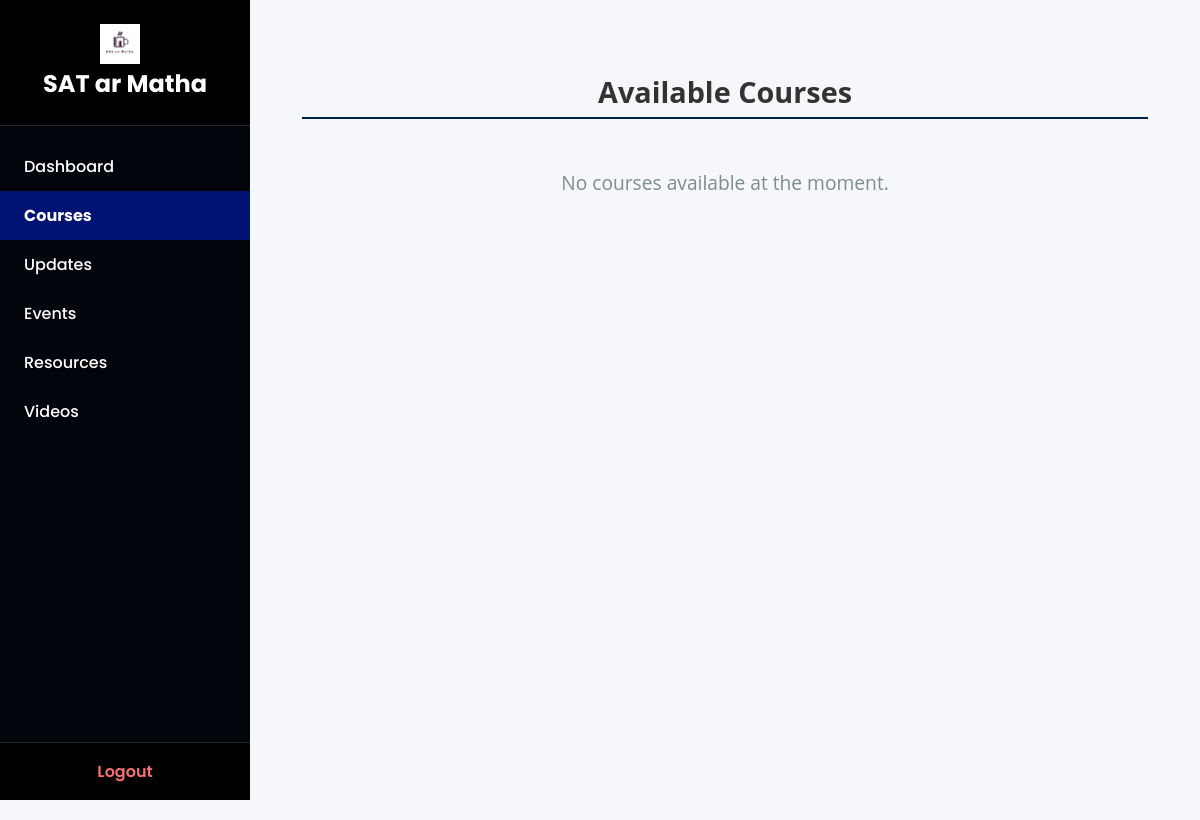
The app's page /courses, older data.
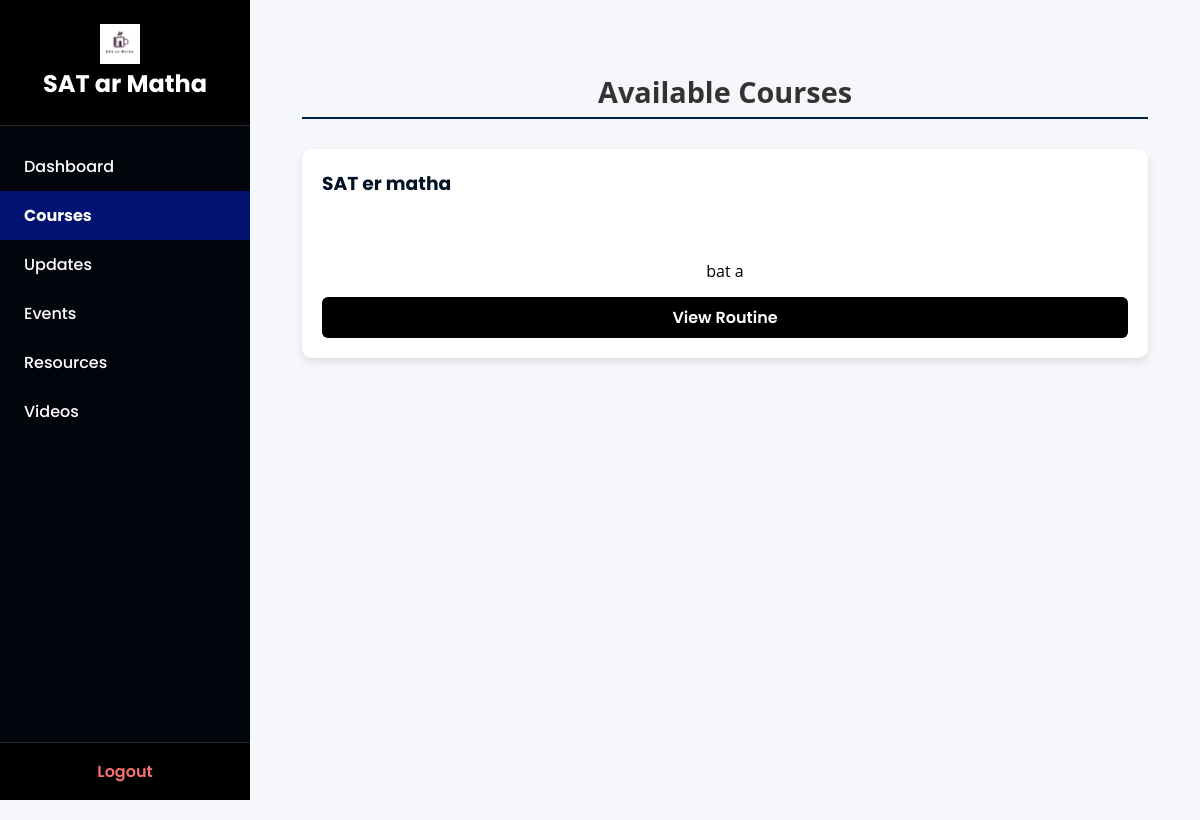
The same page, newer data.
### tables this page shows
CREATE TABLE courses (
        id INTEGER PRIMARY KEY AUTOINCREMENT,
        name TEXT NOT NULL,
        code TEXT NOT NULL,
        syllabus_pdf TEXT
    );

### app.py (the view)
@app.route('/courses')
def course_list():
    conn = get_db_connection()
    courses = conn.execute('SELECT * FROM courses').fetchall()
    conn.close()
    return render_template('course_list.html', courses=courses)

### app.py (called while the page is built)
def get_db_connection():
    conn = sqlite3.connect('database.db')
    conn.row_factory = sqlite3.Row
    return conn

@app.context_processor
def inject_user_role():
    return dict(role=session.get('role'))

@app.context_processor
def inject_user_role():
    return dict(role=session.get('role'))

### templates/course_list.html
{% extends "dashboard_base.html" %}
{% block content %}
<div class="container">
  <h2 class="section-title">Available Courses</h2>
  {% if courses %}
    <div class="courses-grid">
      {% for course in courses %}
        <div class="course-card">
          <h3>{{ course.code }}</h3>
          <p class="title" align="left">{{ course.name }}</p>
          {% if course.syllabus_pdf %}
            <a href="{{ url_for('static', filename='uploads/' ~ course.syllabus_pdf) }}" target="_blank" class="btn btn-secondary">View Routine</a>
          {% else %}
            <p class="no-syllabus"><em>No syllabus uploaded</em></p>
          {% endif %}
        </div>
      {% endfor %}
    </div>
  {% else %}
    <p>No courses available at the moment.</p>
  {% endif %}
</div>
{% endblock %}

### templates/dashboard_base.html (shortened to what this page needs)
<!DOCTYPE html>
<html lang="en">
<head>
  <link rel="stylesheet" href="{{ url_for('static', filename='css/style.css') }}" />
</head>
<body class="dashboard-body">
 <aside class="sidebar" id="sidebar">
  <div class="sidebar-header">
      <img src="{{ url_for('static', filename='logo.png') }}" alt="Logo" style="width: 40px; height: 40px; vertical-align: middle; margin-right: 10px;"><br>
      <span style="vertical-align: middle;">SAT ar Matha</span>
    </div>
  <nav class="sidebar-content">
    <a href="/dashboard" class="{% if request.path == '/dashboard' %}active{% endif %}">Dashboard</a>
    <a href="/courses" class="{% if request.path.startswith('/courses') %}active{% endif %}">Courses</a>
    <a href="/updates" class="{% if request.path.startswith('/updates') %}active{% endif %}">Updates</a>
    <a href="/events" class="{% if request.path.startswith('/events') %}active{% endif %}">Events</a>
    <a href="/resources" class="{% if request.path.startswith('/resources') %}active{% endif %}">Resources</a>
    <a href="/videos" class="{% if request.path.startswith('/videos') %}active{% endif %}">Videos</a>
  </nav>
  <div class="sidebar-footer">
    <a href="/logout">Logout</a>
  </div>
</aside>
  <main class="main-content">
    {% block content %}{% endblock %}
  </main>
</body>
</html>

### static/css/style.css (style rules this page uses)
body { font-family: 'Poppins', sans-serif; margin: 0; background-color: #f4f7fa; color: #333; }
.container { padding: 20px; }
.section-title { margin-bottom: 20px; font-size: 24px; font-weight: 600; }
.btn { background-color: #000015; color: white; padding: 10px 18px; border: none; border-radius: 6px; cursor: pointer; font-weight: 600; }
.courses-grid { display: grid; grid-template-columns: repeat(auto-fit, minmax(260px, 1fr)); gap: 20px; margin-top: 20px; }
.course-card { background: white; border-radius: 10px; padding: 20px; box-shadow: 0 4px 8px rgba(0, 0, 0, 0.1); display: flex; flex-direction: column; transition: box-shadow 0.3s ease; }
.course-card h3 { margin-bottom: 12px; color: #001224; font-weight: 700; }
.course-card p { flex-grow: 1; color: #000000; margin-bottom: 15px; font-size: 1rem; }
.btn-secondary { background-color: #000000; color: white; text-align: center; padding: 8px 14px; border: none; border-radius: 6px; font-weight: 600; cursor: pointer; text-decoration: none; display: inline-block; }
.section-title { font-size: 1.8rem; color: #333; border-bottom: 2px solid #002243; padding-bottom: 6px; margin-bottom: 30px; }
.main-content { margin-left: 260px; padding: 30px; background-color: #fff; flex-grow: 1; min-height: 100vh; box-sizing: border-box; margin-top: 20px; transition: margin-left 0.3s ease; }
h2 { font-family: 'Segoe UI', Tahoma, Geneva, Verdana, sans-serif; font-size: 2rem; color: #2c3e50; margin-bottom: 40px; text-align: center; }
p { font-family: 'Open Sans', sans-serif; font-size: 1.2rem; color: #7f8c8d; text-align: center; margin-top: 50px; }

### templates/dashboard_base.html (style rules this page uses)
* { box-sizing: border-box; margin: 0; padding: 0; font-family: 'Poppins', sans-serif; }
body.dashboard-body { display: flex; min-height: 100vh; background-color: #f5f7fa; color: #333; }
.sidebar { width: 250px; background-color: #03050c; color: white; display: flex; flex-direction: column; height: 100vh; position: fixed; top: 0; left: 0; z-index: 1000; overflow: hidden; }
.sidebar-header { padding: 1.5rem 1.5rem; background-color: #000000; font-size: 1.5rem; font-weight: 700; text-align: center; user-select: none; border-bottom: 1px solid rgba(255,255,255,0.15); flex-shrink: 0; }
.sidebar-content { flex: 1 1 auto; overflow-y: auto; padding: 1rem 0; scroll-behavior: smooth; scrollbar-width: none; -ms-overflow-style: none; }
.sidebar-content a { padding: 0.75rem 1.5rem; color: white; text-decoration: none; font-weight: 500; transition: background-color 0.2s ease; display: block; }
.sidebar-content a.active { background-color: #001372; font-weight: 700; }
.sidebar-footer { background-color: #000000; padding: 1rem 1.5rem; border-top: 1px solid rgba(255,255,255,0.15); flex-shrink: 0; }
.sidebar-footer a { color: #f87171; font-weight: 600; text-decoration: none; display: block; text-align: center; }
.main-content { margin-left: 250px; padding: 2rem; flex-grow: 1; background-color: #f5f7fa; min-height: 100vh; transition: margin-left 0.3s ease; }

Row changes from the older to the newer data that the page shows:
added courses: code "SAT er matha", name "bat a"
Text that changed along with them:
text no longer shown: "No courses available at the moment."
